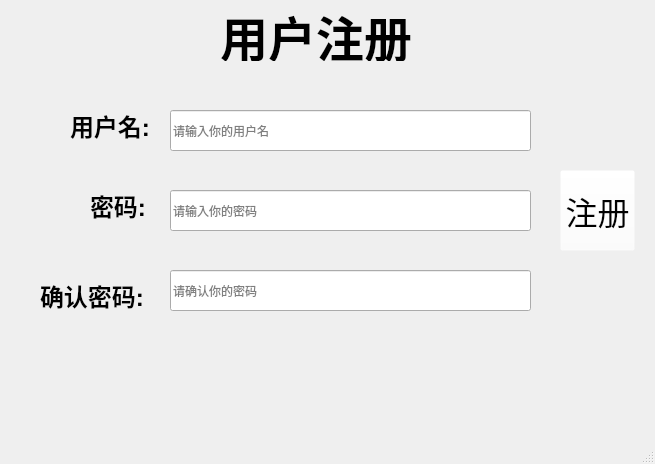
<?xml version="1.0" encoding="UTF-8"?>
<ui version="4.0">
 <class>MainWindow</class>
 <widget class="QMainWindow" name="MainWindow">
  <property name="geometry">
   <rect>
    <x>0</x>
    <y>0</y>
    <width>655</width>
    <height>464</height>
   </rect>
  </property>
  <property name="windowTitle">
   <string>MainWindow</string>
  </property>
  <property name="styleSheet">
   <string notr="true">background-image: url(:/imgs/2.jpg);</string>
  </property>
  <widget class="QWidget" name="centralwidget">
   <widget class="QLabel" name="label">
    <property name="geometry">
     <rect>
      <x>220</x>
      <y>10</y>
      <width>191</width>
      <height>51</height>
     </rect>
    </property>
    <property name="font">
     <font>
      <family>Arial</family>
      <pointsize>36</pointsize>
      <weight>75</weight>
      <bold>true</bold>
     </font>
    </property>
    <property name="text">
     <string>用户注册</string>
    </property>
   </widget>
   <widget class="QLabel" name="label_2">
    <property name="geometry">
     <rect>
      <x>70</x>
      <y>110</y>
      <width>81</width>
      <height>31</height>
     </rect>
    </property>
    <property name="font">
     <font>
      <family>Arial</family>
      <pointsize>18</pointsize>
      <weight>75</weight>
      <bold>true</bold>
     </font>
    </property>
    <property name="text">
     <string>用户名:</string>
    </property>
   </widget>
   <widget class="QLabel" name="label_3">
    <property name="geometry">
     <rect>
      <x>90</x>
      <y>190</y>
      <width>61</width>
      <height>31</height>
     </rect>
    </property>
    <property name="font">
     <font>
      <family>Arial</family>
      <pointsize>18</pointsize>
      <weight>75</weight>
      <bold>true</bold>
     </font>
    </property>
    <property name="text">
     <string>密码:</string>
    </property>
   </widget>
   <widget class="QLabel" name="label_4">
    <property name="geometry">
     <rect>
      <x>40</x>
      <y>280</y>
      <width>111</width>
      <height>31</height>
     </rect>
    </property>
    <property name="font">
     <font>
      <family>Arial</family>
      <pointsize>18</pointsize>
      <weight>75</weight>
      <bold>true</bold>
     </font>
    </property>
    <property name="text">
     <string>确认密码:</string>
    </property>
   </widget>
   <widget class="QLineEdit" name="username_edit">
    <property name="geometry">
     <rect>
      <x>170</x>
      <y>110</y>
      <width>361</width>
      <height>41</height>
     </rect>
    </property>
    <property name="placeholderText">
     <string>请输入你的用户名</string>
    </property>
   </widget>
   <widget class="QLineEdit" name="password_edit">
    <property name="geometry">
     <rect>
      <x>170</x>
      <y>190</y>
      <width>361</width>
      <height>41</height>
     </rect>
    </property>
    <property name="placeholderText">
     <string>请输入你的密码</string>
    </property>
   </widget>
   <widget class="QLineEdit" name="password_edit_repeat">
    <property name="geometry">
     <rect>
      <x>170</x>
      <y>270</y>
      <width>361</width>
      <height>41</height>
     </rect>
    </property>
    <property name="placeholderText">
     <string>请确认你的密码</string>
    </property>
   </widget>
   <widget class="QPushButton" name="register_btn">
    <property name="geometry">
     <rect>
      <x>560</x>
      <y>170</y>
      <width>75</width>
      <height>81</height>
     </rect>
    </property>
    <property name="font">
     <font>
      <family>Arial</family>
      <pointsize>24</pointsize>
     </font>
    </property>
    <property name="styleSheet">
     <string notr="true">background-color: rgba(255, 255, 255, 0);</string>
    </property>
    <property name="text">
     <string>注册</string>
    </property>
   </widget>
  </widget>
  <widget class="QMenuBar" name="menubar">
   <property name="geometry">
    <rect>
     <x>0</x>
     <y>0</y>
     <width>655</width>
     <height>22</height>
    </rect>
   </property>
  </widget>
  <widget class="QStatusBar" name="statusbar"/>
 </widget>
 <resources>
  <include location="../imgs.qrc"/>
 </resources>
 <connections/>
</ui>
